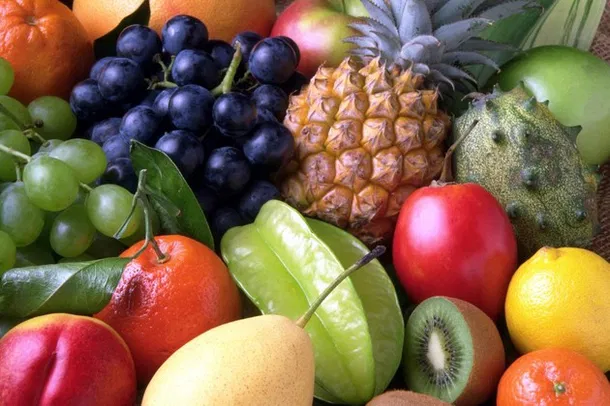
#> input picture images/frutas.png, 610 x 406 px
$ python visao3.py
#> lines starting #> are read from the running program, lines starting #| are printed output that depends on the picture
"""
Visão Computacional — Aula 03
Conversão entre espaços de cor: BGR → Cinza, BGR → HSV.
Separação e visualização de canais.
"""

import os
import cv2
import matplotlib.pyplot as plt

PATH = os.path.normpath(os.path.join(os.path.dirname(__file__), '../images/frutas.png'))

# ── Carregamento ──────────────────────────────────────────────────────────────
imagem_bgr = cv2.imread(PATH)
#> imagem_bgr is the input picture: shape (406, 610, 3); mean B, G, R 74.2, 102.2, 132.2
if imagem_bgr is None:
    raise FileNotFoundError(f'Imagem não encontrada: {PATH}')

# ── Conversões ────────────────────────────────────────────────────────────────
# BGR → RGB: inverte ordem dos canais B e R para exibir com matplotlib
imagem_rgb  = cv2.cvtColor(imagem_bgr, cv2.COLOR_BGR2RGB)
# BGR → Cinza: Y = 0.114*B + 0.587*G + 0.299*R (fórmula de luminância ITU-R BT.601)
imagem_gray = cv2.cvtColor(imagem_bgr, cv2.COLOR_BGR2GRAY)
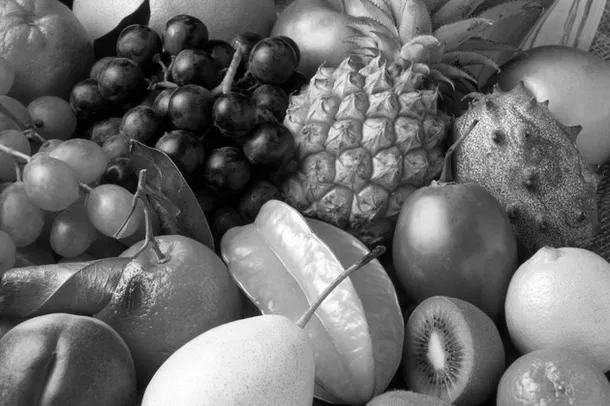
#> imagem_gray: shape (406, 610); min 0, max 255, mean 108
# BGR → HSV: H(matiz)=0-179, S(saturação)=0-255, V(brilho)=0-255
# H é independente de brilho → ideal para segmentar objetos por cor
imagem_hsv  = cv2.cvtColor(imagem_bgr, cv2.COLOR_BGR2HSV)
#> imagem_hsv: shape (406, 610, 3); mean H, S, V 54.9, 137.6, 141.2

# cv2.split(): separa os 3 canais em 3 arrays independentes de 1 canal cada
h, s, v = cv2.split(imagem_hsv)
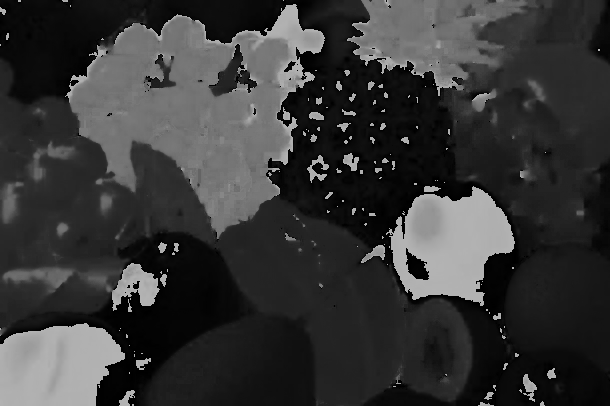
#> h: shape (406, 610); min 0, max 179, mean 54.9
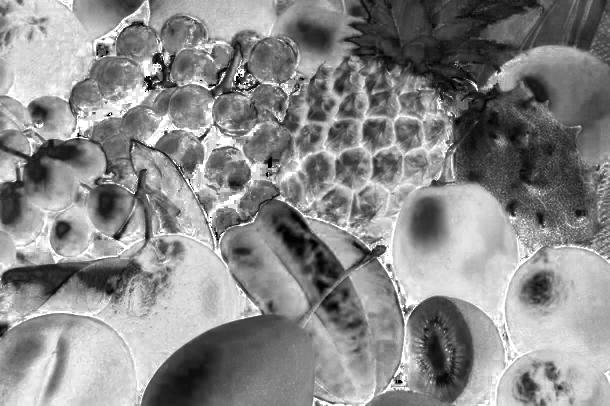
#> s: shape (406, 610); min 0, max 255, mean 137.6
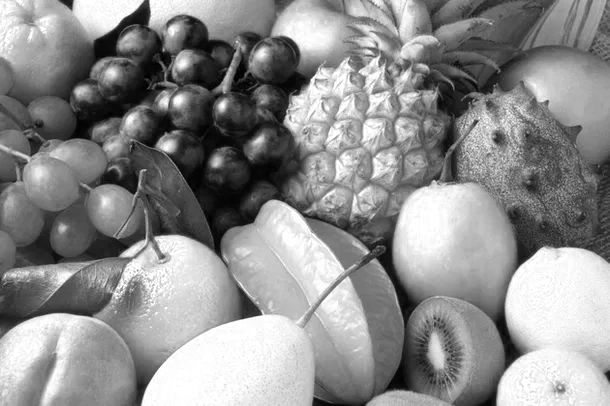
#> v: shape (406, 610); min 0, max 255, mean 141.2

# ── Exibição ──────────────────────────────────────────────────────────────────
fig, axes = plt.subplots(2, 3, figsize=(15, 8))
fig.suptitle('Espaços de Cor — BGR, Cinza e HSV', fontsize=13)

axes[0, 0].imshow(imagem_rgb);       axes[0, 0].set_title('RGB Original');         axes[0, 0].axis('off')
axes[0, 1].imshow(imagem_gray, cmap='gray'); axes[0, 1].set_title('Escala de Cinza'); axes[0, 1].axis('off')
axes[0, 2].imshow(cv2.cvtColor(imagem_hsv, cv2.COLOR_HSV2RGB)); axes[0, 2].set_title('HSV → RGB'); axes[0, 2].axis('off')

axes[1, 0].imshow(h, cmap='hsv');    axes[1, 0].set_title('Canal H (Matiz)');      axes[1, 0].axis('off')
axes[1, 1].imshow(s, cmap='gray');   axes[1, 1].set_title('Canal S (Saturação)');  axes[1, 1].axis('off')
axes[1, 2].imshow(v, cmap='gray');   axes[1, 2].set_title('Canal V (Valor/Brilho)'); axes[1, 2].axis('off')

plt.tight_layout()
plt.show()
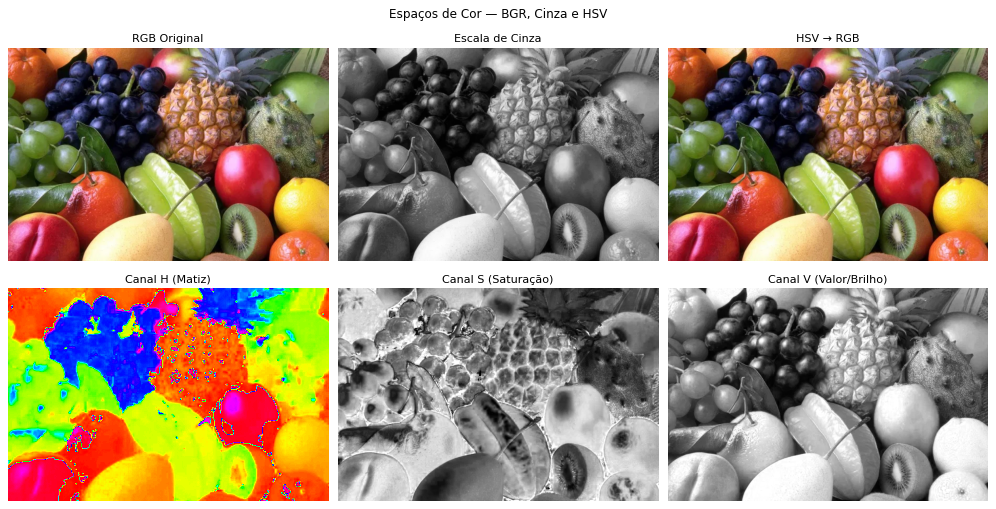
#> figure drawn by matplotlib, 6 panels

$ run again, with images/astros.png copied over images/frutas.png
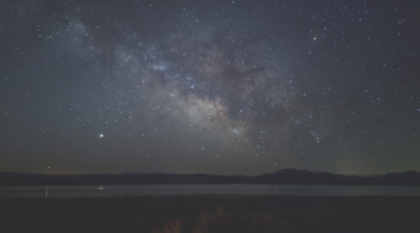
#> input picture images/astros.png, 420 x 233 px
#> imagem_bgr is the input picture: shape (233, 420, 3); mean B, G, R 74.9, 68.6, 65.9
#> imagem_hsv: shape (233, 420, 3); mean H, S, V 105.6, 30.1, 75.2
#> `h, s, v = cv2.split(imagem_hsv)`:
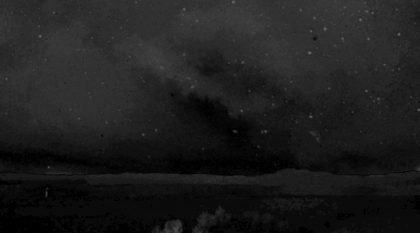
#> s: shape (233, 420); min 0, max 106, mean 30.1
#> `h, s, v = cv2.split(imagem_hsv)`:
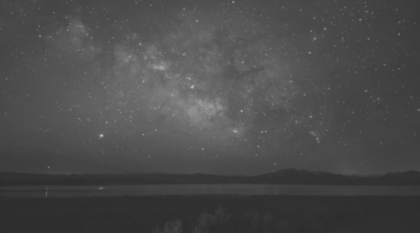
#> v: shape (233, 420); min 44, max 197, mean 75.2
